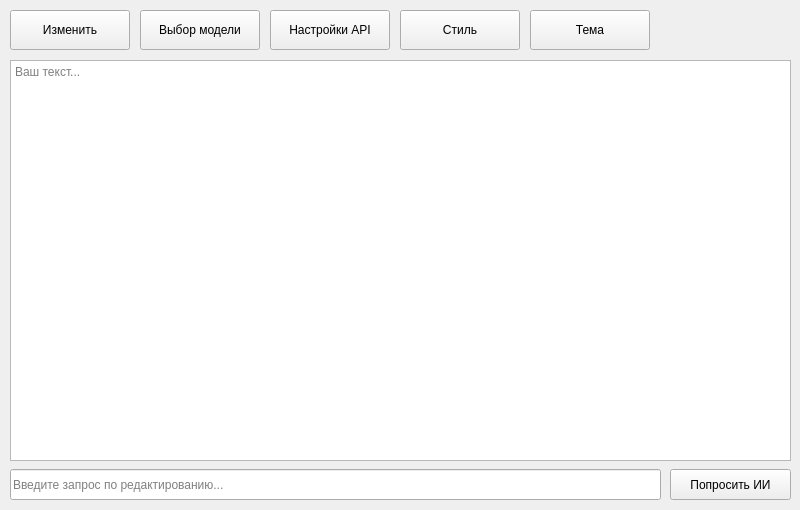
<?xml version="1.0" encoding="UTF-8"?>
<ui version="4.0">
 <class>MainWindow</class>
 <widget class="QMainWindow" name="MainWindow">
  <property name="geometry">
   <rect>
    <x>0</x>
    <y>0</y>
    <width>800</width>
    <height>510</height>
   </rect>
  </property>
  <property name="sizePolicy">
   <sizepolicy hsizetype="Fixed" vsizetype="Fixed">
    <horstretch>0</horstretch>
    <verstretch>0</verstretch>
   </sizepolicy>
  </property>
  <property name="minimumSize">
   <size>
    <width>800</width>
    <height>510</height>
   </size>
  </property>
  <property name="maximumSize">
   <size>
    <width>800</width>
    <height>510</height>
   </size>
  </property>
  <property name="windowTitle">
   <string>К Редактор</string>
  </property>
  <property name="styleSheet">
   <string notr="true">QMainWindow{
	color: red;
}</string>
  </property>
  <widget class="QWidget" name="centralwidget">
   <property name="styleSheet">
    <string notr="true"/>
   </property>
   <widget class="QPushButton" name="Edit">
    <property name="geometry">
     <rect>
      <x>10</x>
      <y>10</y>
      <width>120</width>
      <height>40</height>
     </rect>
    </property>
    <property name="text">
     <string>Изменить</string>
    </property>
   </widget>
   <widget class="QPushButton" name="ModelSelect">
    <property name="geometry">
     <rect>
      <x>140</x>
      <y>10</y>
      <width>120</width>
      <height>40</height>
     </rect>
    </property>
    <property name="text">
     <string>Выбор модели</string>
    </property>
   </widget>
   <widget class="QPushButton" name="APISettings">
    <property name="geometry">
     <rect>
      <x>270</x>
      <y>10</y>
      <width>120</width>
      <height>40</height>
     </rect>
    </property>
    <property name="text">
     <string>Настройки API</string>
    </property>
   </widget>
   <widget class="QTextEdit" name="Text">
    <property name="geometry">
     <rect>
      <x>10</x>
      <y>60</y>
      <width>781</width>
      <height>401</height>
     </rect>
    </property>
    <property name="acceptRichText">
     <bool>false</bool>
    </property>
    <property name="placeholderText">
     <string>Ваш текст...</string>
    </property>
   </widget>
   <widget class="QPushButton" name="StyleEdit">
    <property name="geometry">
     <rect>
      <x>400</x>
      <y>10</y>
      <width>120</width>
      <height>40</height>
     </rect>
    </property>
    <property name="text">
     <string>Стиль</string>
    </property>
   </widget>
   <widget class="QLineEdit" name="AskAILine">
    <property name="geometry">
     <rect>
      <x>10</x>
      <y>469</y>
      <width>651</width>
      <height>31</height>
     </rect>
    </property>
    <property name="placeholderText">
     <string>Введите запрос по редактированию...</string>
    </property>
   </widget>
   <widget class="QPushButton" name="AskAIButton">
    <property name="geometry">
     <rect>
      <x>670</x>
      <y>469</y>
      <width>121</width>
      <height>31</height>
     </rect>
    </property>
    <property name="text">
     <string>Попросить ИИ</string>
    </property>
   </widget>
   <widget class="QPushButton" name="theme">
    <property name="geometry">
     <rect>
      <x>530</x>
      <y>10</y>
      <width>120</width>
      <height>40</height>
     </rect>
    </property>
    <property name="text">
     <string>Тема</string>
    </property>
   </widget>
  </widget>
 </widget>
 <resources/>
 <connections/>
</ui>
